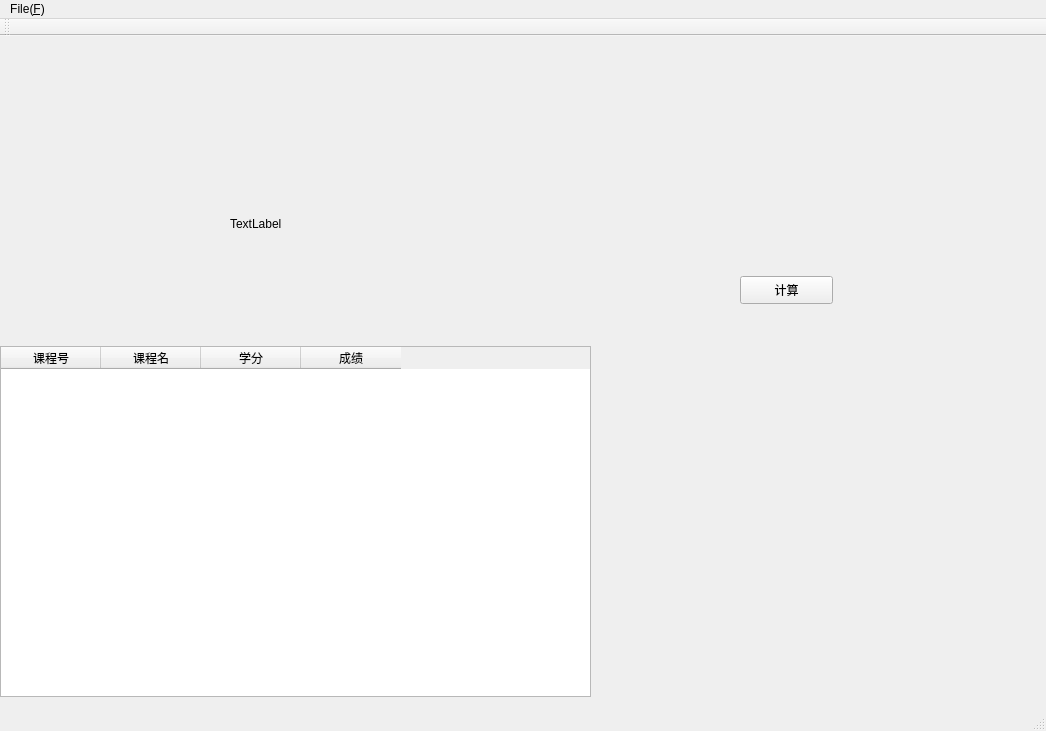
<?xml version="1.0" encoding="UTF-8"?>
<ui version="4.0">
 <class>MainWindow</class>
 <widget class="QMainWindow" name="MainWindow">
  <property name="geometry">
   <rect>
    <x>0</x>
    <y>0</y>
    <width>1046</width>
    <height>731</height>
   </rect>
  </property>
  <property name="windowTitle">
   <string>MainWindow</string>
  </property>
  <widget class="QWidget" name="centralWidget">
   <widget class="QTableWidget" name="tableWidget">
    <property name="geometry">
     <rect>
      <x>0</x>
      <y>310</y>
      <width>591</width>
      <height>351</height>
     </rect>
    </property>
    <column>
     <property name="text">
      <string>课程号</string>
     </property>
    </column>
    <column>
     <property name="text">
      <string>课程名</string>
     </property>
    </column>
    <column>
     <property name="text">
      <string>学分</string>
     </property>
    </column>
    <column>
     <property name="text">
      <string>成绩</string>
     </property>
    </column>
   </widget>
   <widget class="QPushButton" name="Calculate">
    <property name="geometry">
     <rect>
      <x>740</x>
      <y>240</y>
      <width>93</width>
      <height>28</height>
     </rect>
    </property>
    <property name="text">
     <string>计算</string>
    </property>
   </widget>
   <widget class="QLabel" name="showGPA">
    <property name="geometry">
     <rect>
      <x>230</x>
      <y>180</y>
      <width>72</width>
      <height>15</height>
     </rect>
    </property>
    <property name="text">
     <string>TextLabel</string>
    </property>
   </widget>
  </widget>
  <widget class="QMenuBar" name="menuBar">
   <property name="geometry">
    <rect>
     <x>0</x>
     <y>0</y>
     <width>1046</width>
     <height>26</height>
    </rect>
   </property>
   <widget class="QMenu" name="menu_F">
    <property name="title">
     <string>File(&amp;F)</string>
    </property>
    <addaction name="actionOpen_O"/>
    <addaction name="actionChoice_C"/>
   </widget>
   <addaction name="menu_F"/>
  </widget>
  <widget class="QToolBar" name="mainToolBar">
   <attribute name="toolBarArea">
    <enum>TopToolBarArea</enum>
   </attribute>
   <attribute name="toolBarBreak">
    <bool>false</bool>
   </attribute>
  </widget>
  <widget class="QStatusBar" name="statusBar"/>
  <action name="actionOpen_O">
   <property name="icon">
    <iconset resource="picture.qrc">
     <normaloff>:/北大楼.jpg</normaloff>:/北大楼.jpg</iconset>
   </property>
   <property name="text">
    <string>Open(&amp;O)</string>
   </property>
   <property name="shortcut">
    <string>Ctrl+O</string>
   </property>
  </action>
  <action name="actionChoice_C">
   <property name="icon">
    <iconset resource="picture.qrc">
     <normaloff>:/杜厦图书馆.jpg</normaloff>:/杜厦图书馆.jpg</iconset>
   </property>
   <property name="text">
    <string>Choice(&amp;C)</string>
   </property>
   <property name="shortcut">
    <string>Ctrl+C</string>
   </property>
  </action>
 </widget>
 <layoutdefault spacing="6" margin="11"/>
 <resources>
  <include location="picture.qrc"/>
 </resources>
 <connections/>
</ui>
